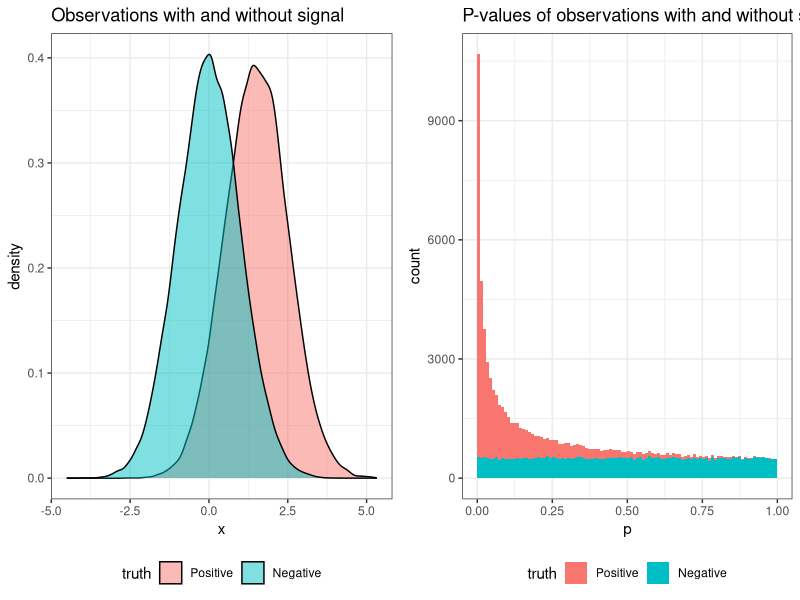
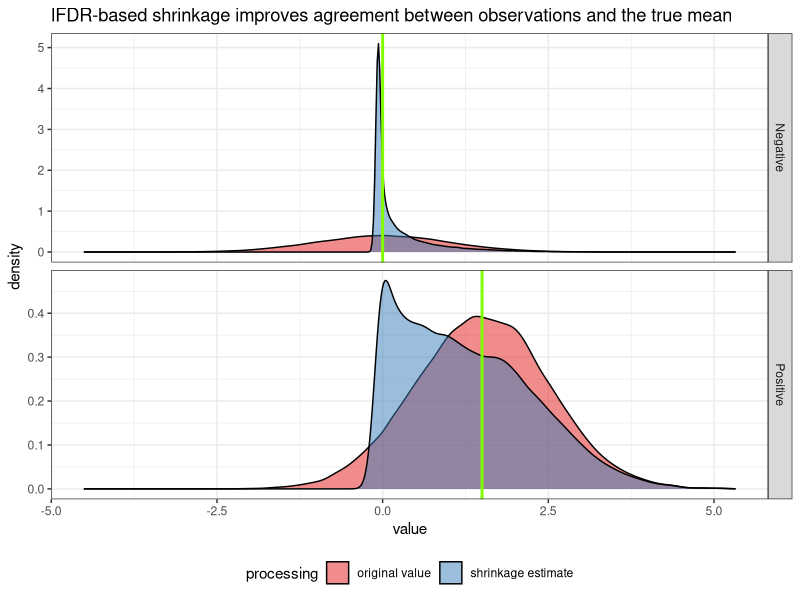

These figures' R source, in order:
## ---- chunk 1
knitr::opts_chunk$set(echo = TRUE)
## ---- chunk 2
library(dplyr)
library(ggplot2)
library(tidyr)

# ggplot default theme
theme_set(theme_bw() + theme(legend.position = "bottom"))
## ---- chunk 3
set.seed(1234)
n_sims <- 100000
pi0 <- 0.5
beta <- 1.5

simple_pvalue_mixture <- tibble(truth = c(rep("Positive", n_sims * (1-pi0)), rep("Negative", n_sims * pi0))) %>%
  # positives are centered around beta; negatives around 0
  mutate(truth = factor(truth, levels = c("Positive", "Negative")),
         mu = ifelse(truth == "Positive", beta, 0),
         # observations sampled from a normal distribution centered on 0
         # or beta with an SD of 1 (the default)
         x = rnorm(n(), mean = mu),
         # carryout a 1-tailed wald test about 0 
         p = pnorm(x, lower.tail = FALSE))

observation_grob <- ggplot(simple_pvalue_mixture, aes(x = x, fill = truth)) +
  geom_density(alpha = 0.5) +
  ggtitle("Observations with and without signal")

pvalues_grob <- ggplot(simple_pvalue_mixture, aes(x = p, fill = truth)) +
  geom_histogram(bins = 100, breaks = seq(0, 1, by=0.01)) +
  ggtitle("P-values of observations with and without signal")

gridExtra::grid.arrange(observation_grob, pvalues_grob, ncol = 2)
## ---- chunk 4
# install q-value from bioconductor if needed
# remotes::install_bioc("qvalue")

library(qvalue)
qvalue_estimates <- qvalue(simple_pvalue_mixture$p)
## ---- chunk 5
simple_qvalues <- simple_pvalue_mixture %>%
  mutate(q = qvalue_estimates$qvalues)

fdr_pvalue_cutoff <- max(simple_qvalues$p[simple_qvalues$q < 0.05])

simple_qvalues <- simple_qvalues %>%
  mutate(hypothesis_type = case_when(p <= fdr_pvalue_cutoff & truth == "Positive" ~ "TP",
                                     p <= fdr_pvalue_cutoff & truth == "Negative" ~ "FP",
                                     p > fdr_pvalue_cutoff & truth == "Positive" ~ "FN",
                                     p > fdr_pvalue_cutoff & truth == "Negative" ~ "TN"))

hypothesis_type_counts <- simple_qvalues %>%
  count(hypothesis_type)

TP <- hypothesis_type_counts$n[hypothesis_type_counts$hypothesis_type == "TP"]
FP <- hypothesis_type_counts$n[hypothesis_type_counts$hypothesis_type == "FP"]
FDR <- FP / (TP + FP)

knitr::kable(hypothesis_type_counts) %>%
  kableExtra::kable_styling(full_width = FALSE)
## ---- chunk 6
true_values <- tribble(~ truth, ~ mu,
                       "Positive", beta,
                       "Negative", 0)

shrinkage_estimates <- simple_qvalues %>%
  mutate(lfdr = qvalue_estimates$lfdr,
         xs = x*(1-lfdr)) %>%
  select(truth, x, xs) %>%
  gather(processing, value, -truth) %>%
  mutate(processing = case_when(processing == "x" ~ "original value",
                                processing == "xs" ~ "shrinkage estimate"))

ggplot(shrinkage_estimates, aes(x = value, fill = processing)) +
  geom_density(alpha = 0.5) +
  geom_vline(data = true_values, aes(xintercept = mu), color = "chartreuse", size = 1) +
  facet_grid(truth ~ ., scale = "free_y") +
  scale_fill_brewer(palette = "Set1") +
  ggtitle("lFDR-based shrinkage improves agreement between observations and the true mean")
## ---- chunk 7
shrinkage_estimates %>%
  inner_join(true_values, by = "truth") %>%
  mutate(resid = value - mu) %>%
  group_by(processing) %>%
  summarize(RMSE = sqrt(mean(resid^2))) %>%
  knitr::kable() %>%
  kableExtra::kable_styling(full_width = FALSE)
